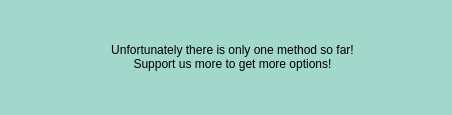
<?xml version="1.0" encoding="UTF-8"?>
<ui version="4.0">
 <class>Dialog</class>
 <widget class="QDialog" name="Dialog">
  <property name="enabled">
   <bool>true</bool>
  </property>
  <property name="geometry">
   <rect>
    <x>0</x>
    <y>0</y>
    <width>452</width>
    <height>115</height>
   </rect>
  </property>
  <property name="sizePolicy">
   <sizepolicy hsizetype="Expanding" vsizetype="Expanding">
    <horstretch>0</horstretch>
    <verstretch>0</verstretch>
   </sizepolicy>
  </property>
  <property name="minimumSize">
   <size>
    <width>452</width>
    <height>115</height>
   </size>
  </property>
  <property name="maximumSize">
   <size>
    <width>4520</width>
    <height>4444</height>
   </size>
  </property>
  <property name="windowTitle">
   <string>Important information</string>
  </property>
  <property name="windowIcon">
   <iconset>
    <normaloff>../icons/construction.png</normaloff>../icons/construction.png</iconset>
  </property>
  <property name="styleSheet">
   <string notr="true">QDialog{
	font: 8pt &quot;Frutiger LT Com 55 Roman&quot;;
	background-color: rgb(162, 215, 203);
}
</string>
  </property>
  <property name="modal">
   <bool>false</bool>
  </property>
  <layout class="QHBoxLayout" name="horizontalLayout">
   <item>
    <widget class="QLabel" name="label1">
     <property name="sizePolicy">
      <sizepolicy hsizetype="Fixed" vsizetype="Fixed">
       <horstretch>0</horstretch>
       <verstretch>0</verstretch>
      </sizepolicy>
     </property>
     <property name="maximumSize">
      <size>
       <width>16777215</width>
       <height>16777215</height>
      </size>
     </property>
     <property name="styleSheet">
      <string notr="true">font: 10pt &quot;Frutiger LT Com 55 Roman&quot;;
background-color: rgb(162, 215, 203);</string>
     </property>
     <property name="text">
      <string/>
     </property>
     <property name="textFormat">
      <enum>Qt::AutoText</enum>
     </property>
     <property name="pixmap">
      <pixmap>../icons/smiley-lol.png</pixmap>
     </property>
     <property name="scaledContents">
      <bool>false</bool>
     </property>
     <property name="alignment">
      <set>Qt::AlignCenter</set>
     </property>
     <property name="wordWrap">
      <bool>false</bool>
     </property>
     <property name="margin">
      <number>0</number>
     </property>
     <property name="indent">
      <number>-1</number>
     </property>
     <property name="openExternalLinks">
      <bool>true</bool>
     </property>
    </widget>
   </item>
   <item>
    <widget class="QLabel" name="label">
     <property name="sizePolicy">
      <sizepolicy hsizetype="Minimum" vsizetype="Fixed">
       <horstretch>0</horstretch>
       <verstretch>0</verstretch>
      </sizepolicy>
     </property>
     <property name="minimumSize">
      <size>
       <width>0</width>
       <height>0</height>
      </size>
     </property>
     <property name="maximumSize">
      <size>
       <width>16777215</width>
       <height>16777215</height>
      </size>
     </property>
     <property name="styleSheet">
      <string notr="true">font: 10pt &quot;Frutiger LT Com 55 Roman&quot;;
background-color: rgb(162, 215, 203);</string>
     </property>
     <property name="text">
      <string>Unfortunately there is only one method so far!
 Support us more to get more options! </string>
     </property>
     <property name="alignment">
      <set>Qt::AlignCenter</set>
     </property>
    </widget>
   </item>
  </layout>
 </widget>
 <resources/>
 <connections/>
</ui>
